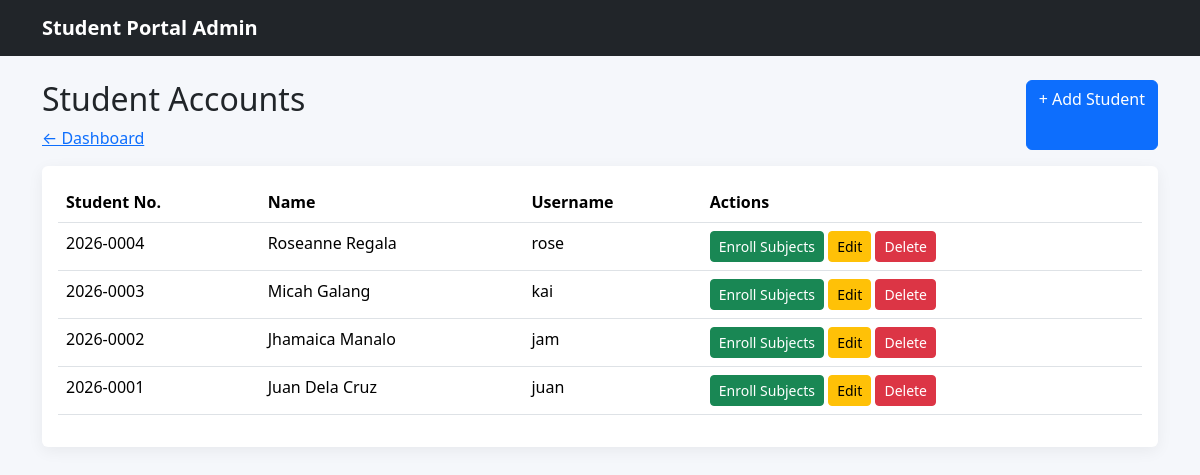
The app's page /GAPUZ_CRUD/admin/students/index.php (signed in) with its own data.
### tables this page shows
CREATE TABLE `users` (
  `id` int(11) NOT NULL,
  `student_no` varchar(30) DEFAULT NULL,
  `full_name` varchar(100) NOT NULL,
  `username` varchar(50) NOT NULL,
  `password` varchar(255) NOT NULL,
  `role` enum('admin','student') NOT NULL DEFAULT 'student'
);

### GAPUZ_CRUD/admin/students/index.php (the view, shortened to what this page needs)
<?php
include "../../config/database.php";
$sql = "SELECT * FROM users WHERE role = 'student' ORDER BY id DESC";
$result = mysqli_query($conn, $sql);
?>
<!doctype html>
<html lang="en">
<head>
    <link
        href="../../assets/vendor/bootstrap/css/bootstrap.min.css"
        rel="stylesheet"
    >
    <link
        href="../../assets/css/style.css"
        rel="stylesheet"
    >
</head>
<body>
    <nav class="navbar navbar-dark bg-dark">
        <div class="container">
            <a
                class="navbar-brand"
                href="dashboard.html"
            >
                Student Portal Admin
            </a>
        </div>
    </nav>
    <div class="container py-4">
        <div class="d-flex justify-content-between mb-3">
            <div>
                <h2>Student Accounts</h2>
                <a href="../dashboard.php">
                    ← Dashboard
                </a>
            </div>
            <a
                class="btn btn-primary"
                href="create.php"
            >
                + Add Student
            </a>
        </div>
        <div class="card">
            <div class="card-body">
                <table class="table table-hover">
                    <thead>
                        <tr>
                            <th>Student No.</th>
                            <th>Name</th>
                            <th>Username</th>
                            <th>Actions</th>
                        </tr>
                    </thead>
                    <tbody>
                         <?php while($row = mysqli_fetch_assoc($result)){?>
                        <tr>
                            <td><?php echo htmlspecialchars($row["student_no"]);?></td>
                            <td>
                                <?php echo htmlspecialchars($row["full_name"]);?>
                            </td>
                            <td>
                                <?php echo htmlspecialchars($row["username"]);?>
                            </td>
                            <td>
                                <a
                                    class="btn btn-success btn-sm"
                                    href="enroll.html"
                                >
                                    Enroll Subjects
                                </a>
                                <a
                                    class="btn btn-warning btn-sm"
                                    href="student_form.html"
                                >
                                    Edit
                                </a>
                                <button
                                    class="btn btn-danger btn-sm"
                                >
                                    Delete
                                </button>
                            </td>
                        </tr>
                    <?php }?>
                    </tbody>
                </table>
            </div>
        </div>
    </div>
</body>
</html>

### GAPUZ_CRUD/assets/css/style.css (style rules this page uses)
body { background: #f5f7fb; }
.navbar-brand { font-weight: 700; }
.card { border: 0; box-shadow: 0 0.25rem 1rem rgba(0,0,0,.06); }

### records on screen
users: student_no "2026-0004", full_name "Roseanne Regala", username "rose"
users: student_no "2026-0003", full_name "Micah Galang", username "kai"
users: student_no "2026-0002", full_name "Jhamaica Manalo", username "jam"
users: student_no "2026-0001", full_name "Juan Dela Cruz", username "juan"
